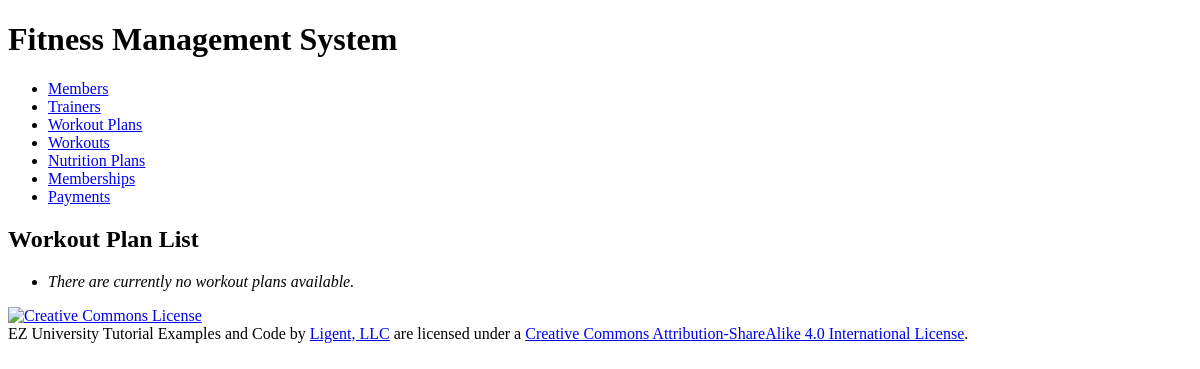
The app's page /workoutplan/, older data.
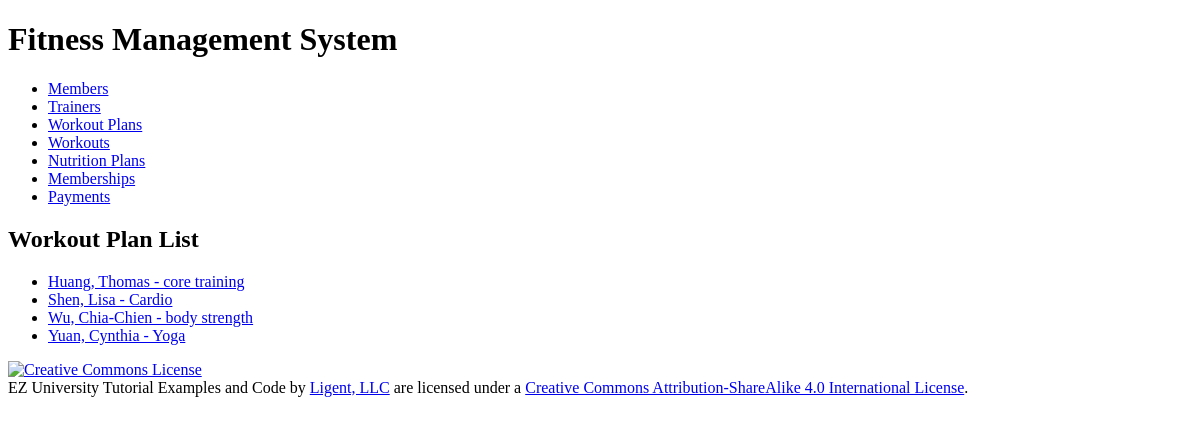
The same page, newer data.
### workoutinfo/models.py (models this page shows, shortened)
class WorkoutPlan(models.Model):
    workout_plan_id = models.AutoField(primary_key=True)
    name = models.CharField(max_length=255)
    description = models.TextField()
    start_date = models.DateField()
    end_date = models.DateField()
    member = models.ForeignKey(Member, related_name='workoutplans', on_delete=models.PROTECT)
    def __str__(self):
        return f"{self.member} - {self.name}"
    def get_absolute_url(self):
        return reverse('workoutinfo_workoutplan_detail_urlpattern',
                       kwargs={'pk': self.pk}
                       )
    class Meta:
        ordering = ['member', 'name']
        constraints = [
            UniqueConstraint(fields=['name', 'member'], name='unique_workoutplan')
        ]

class Member(models.Model):
    MALE = 'M'
    FEMALE = 'F'
    OTHER = 'O'
    GENDER_CHOICES = [
        (MALE, 'Male'),
        (FEMALE, 'Female'),
        (OTHER, 'Other'),
    ]
    member_id = models.AutoField(primary_key=True)
    first_name = models.CharField(max_length=45)
    last_name = models.CharField(max_length=45)
    disambiguator = models.CharField(max_length=45, blank=True, default='')
    gender = models.CharField(max_length=1, choices=GENDER_CHOICES)
    phone_number = models.CharField(
        max_length=15,
        validators=[RegexValidator(
            r'^\+?\d{9,15}$',
            'Enter a valid phone number.'
        )]
    )
    def __str__(self):
        if self.disambiguator == '':
            return '%s, %s' % (self.last_name, self.first_name)
        else:
            result = '%s, %s (%s)' % (self.last_name, self.first_name, self.disambiguator)
        return result
    class Meta:
        ordering = ['last_name', 'first_name', 'disambiguator']
        constraints = [
            models.UniqueConstraint(fields=['last_name', 'first_name', 'phone_number'], name='unique_member')
        ]

### workoutinfo/views.py (the view)
class WorkoutPlanList(View):
    def get(self, request):
        return render(
            request,
            'workoutinfo/workoutplan_list.html',
            {'workoutplan_list': WorkoutPlan.objects.all()}
        )

### workoutinfo/templates/workoutinfo/workoutplan_list.html (shortened to what this page needs)
{% extends 'workoutinfo/base.html' %}
{% block content %}
    <h2>Workout Plan List</h2>
    <ul>
        {% for workoutplan in workoutplan_list %}
            <li>
                <a href="{{ workoutplan.get_absolute_url }}">{{ workoutplan }}</a>
            </li>
        {% empty %}
            <li><em>There are currently no workout plans available.</em></li>
        {% endfor %}
    </ul>
{% endblock %}

Row changes from the older to the newer data that the page shows:
added WorkoutPlan: member+name "Huang, Thomas - core training"
added WorkoutPlan: member+name "Shen, Lisa - Cardio"
added WorkoutPlan: member+name "Wu, Chia-Chien - body strength"
added WorkoutPlan: member+name "Yuan, Cynthia - Yoga"
Text that changed along with them:
text no longer shown: "There are currently no workout plans available."
